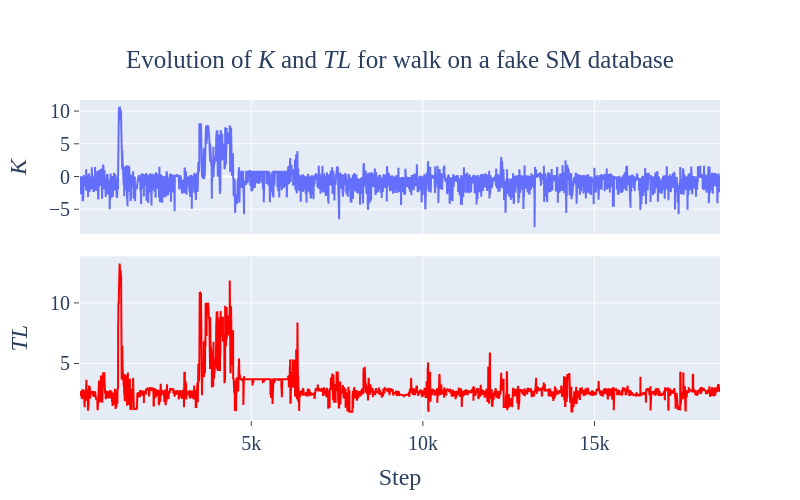
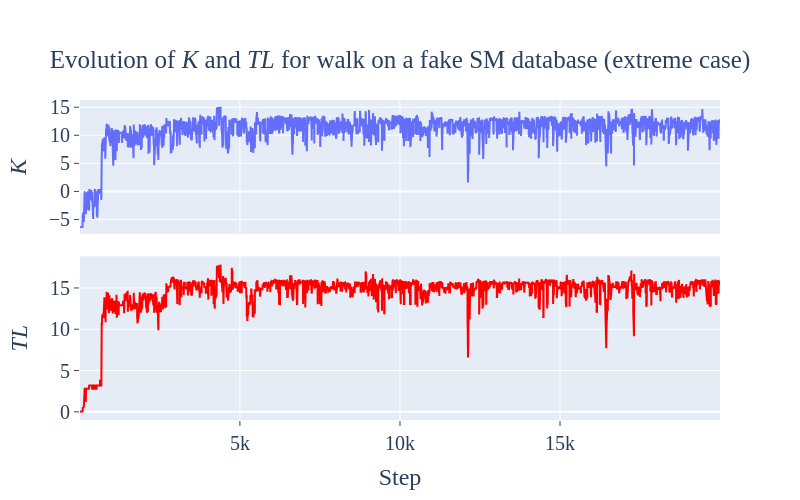

Notebook cell for these charts, in order:
### Code cell
for ind,proto in acc_proto.items():

    print("Walker ",ind, " % accepted", proto['acc_rate']*100)
    
    df = pd.DataFrame(proto['dictlist'])

    K_list,TL_list,step_list = get_ktl_list(proto['dictlist'])
    print(f"Mean K {round(np.mean(np.array(K_list)),2)}, Mean TL {round(np.mean(np.array(TL_list)),2)}")
    plot_trace_K(K_list, TL_list, step_list,df, ind)

### Figure 1 — Plotly figure (JSON) as saved in the notebook; plotly's stock layout.template omitted (floating-point values rounded to 4 significant figures; data arrays with more than 128 entries replaced by an {"elided": "..."} marker saying what was removed)
{"data": [{"mode": "lines", "name": "K", "type": "scatter", "x": {"elided": "9372 int values"}, "xaxis": "x", "y": {"elided": "9372 float values"}, "yaxis": "y"}, {"line": {"color": "red"}, "mode": "lines", "name": "TL", "type": "scatter", "x": {"elided": "9372 int values"}, "xaxis": "x2", "y": {"elided": "9372 float values"}, "yaxis": "y2"}], "layout": {"font": {"family": "Computer Modern", "size": 20}, "height": 500, "showlegend": false, "title": {"font": {"size": 25}, "text": "Evolution of <i>K</i> and <i>TL</i> for walk on a fake SM database", "x": 0.5, "xanchor": "center", "yanchor": "top"}, "width": 800, "xaxis": {"anchor": "y", "domain": [0, 1], "matches": "x2", "showticklabels": false}, "xaxis2": {"anchor": "y2", "domain": [0, 1], "showgrid": true, "ticks": "outside", "title": {"text": "Step"}}, "yaxis": {"anchor": "x", "domain": [0.5815, 1.0], "showgrid": true, "ticks": "outside", "title": {"text": "<i>K<i>"}}, "yaxis2": {"anchor": "x2", "domain": [0, 0.5115], "showgrid": true, "ticks": "outside", "title": {"text": "<i>TL<i>"}}}}

### Figure 2 — Plotly figure (JSON) as saved in the notebook; plotly's stock layout.template omitted (floating-point values rounded to 4 significant figures; data arrays with more than 128 entries replaced by an {"elided": "..."} marker saying what was removed)
{"data": [{"mode": "lines", "name": "K", "type": "scatter", "x": {"elided": "10373 int values"}, "xaxis": "x", "y": {"elided": "10373 float values"}, "yaxis": "y"}, {"line": {"color": "red"}, "mode": "lines", "name": "TL", "type": "scatter", "x": {"elided": "10373 int values"}, "xaxis": "x2", "y": {"elided": "10373 float values"}, "yaxis": "y2"}], "layout": {"font": {"family": "Computer Modern", "size": 20}, "height": 500, "showlegend": false, "title": {"font": {"size": 25}, "text": "Evolution of <i>K</i> and <i>TL</i> for walk on a fake SM database (extreme case)", "x": 0.5, "xanchor": "center", "yanchor": "top"}, "width": 800, "xaxis": {"anchor": "y", "domain": [0, 1], "matches": "x2", "showticklabels": false}, "xaxis2": {"anchor": "y2", "domain": [0, 1], "showgrid": true, "ticks": "outside", "title": {"text": "Step"}}, "yaxis": {"anchor": "x", "domain": [0.5815, 1.0], "showgrid": true, "ticks": "outside", "title": {"text": "<i>K<i>"}}, "yaxis2": {"anchor": "x2", "domain": [0, 0.5115], "showgrid": true, "ticks": "outside", "title": {"text": "<i>TL<i>"}}}}
